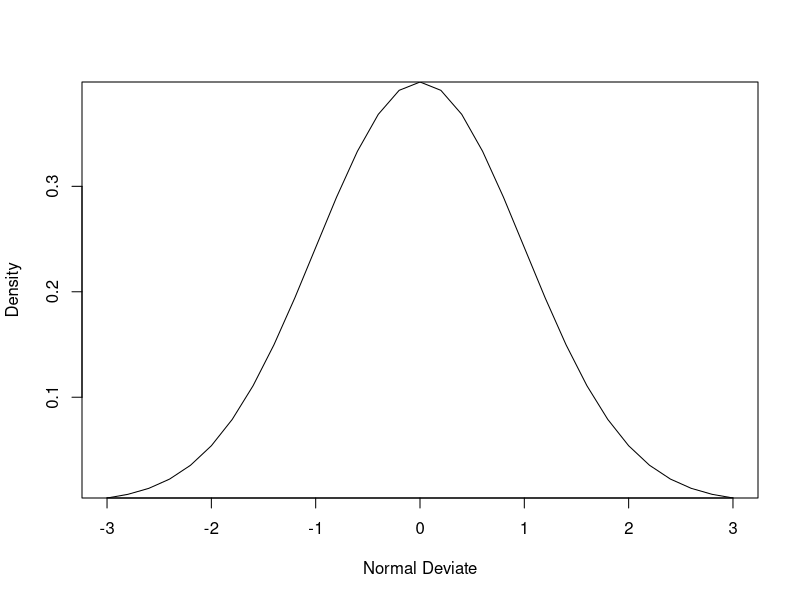

Write R code to recreate this figure.
x <- pretty(c(-3, 3), 30)
y <- dnorm(x)
plot(x, y,
     type = "l",
     xlab = "Normal Deviate",
     ylab = "Density",
     yaxs = "i"
)

# generate multivariate normal distribution
library(MASS)
options(digits=3)

# set a seed to reproduce the results
set.seed(1234)

# specify mean vector, covariance matrix
mean <- c(230.7, 146.7, 3.6)
sigma <- matrix(c(15360.8, 6721.2, -47.1,
                   6721.2, 4700.9, -16.5,
                    -47.1,  -16.5,   0.3), nrow=3, ncol=3)

# generate data
mydata <- mvrnorm(500, mean, sigma)
mydata <- as.data.frame(mydata)
names(mydata) <- c("y", "x1", "x2")

# view results
dim(mydata)  # 500 3
head(mydata, n=10)
